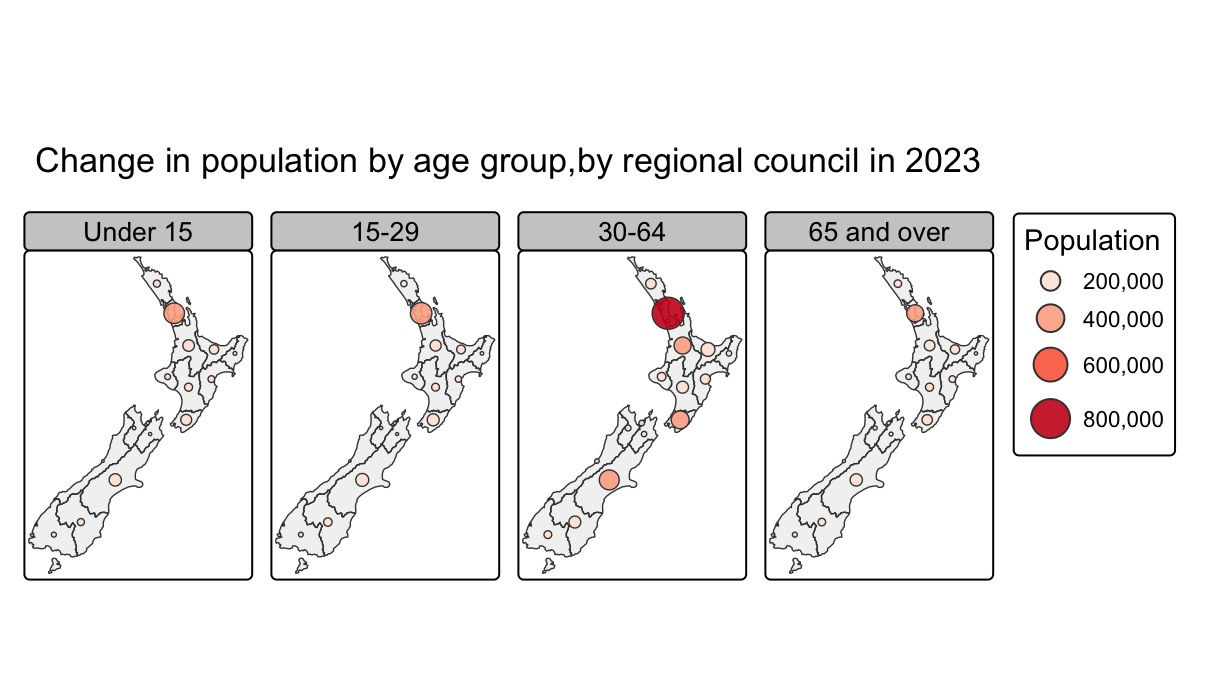

Write the R code that produced this figure.
# Here are the commands to build a bubble map

# Packages
library(tidyverse)
library(spData)
library(sf)
library(tmap)

# Load csv file
# Data retrieved from: (https://2023census-statsnz.hub.arcgis.com/datasets/StatsNZ::2023-census-population-change-by-age-group-and-rc/explore?layer=1&location=-4.363859%2C0.000000%2C1.81)
df_data <- read.csv("2023_Census_population_change_by_age_group.csv")

# Select important columns
df_2023 <- data.frame(
  Name = as.character(df_data$Regional.council..RC..2023.name.no.macrons),
  Pop_15 = as.numeric(df_data$Subject.pop..Census.usually.resident.population..Year..2023..Measure..Count..Var1..Age..life.cycle.groups...Under.15.years.),
  Pop_15_29 = as.numeric(df_data$Subject.pop..Census.usually.resident.population..Year..2023..Measure..Count..Var1..Age..life.cycle.groups...15.29.years.),
  Pop_30_64 = as.numeric(df_data$Subject.pop..Census.usually.resident.population..Year..2023..Measure..Count..Var1..Age..life.cycle.groups...30.64.years.),
  Pop_65 = as.numeric(df_data$Subject.pop..Census.usually.resident.population..Year..2023..Measure..Count..Var1..Age..life.cycle.groups...65.years.and.over.)
)

df_2023$Name <- gsub(" Region","",df_2023$Name)
df_2023$Name <- gsub("Manawatu-Whanganui","Manawatu-Wanganui",df_2023$Name)

# Add columns with population by age groups to the nz data and parse it
nz_age_group <- nz %>%
  left_join(df_2023, by = "Name") %>%
  pivot_longer(cols = 7:10,
               names_to = "Population_group",
               values_to = "Population_group_number")

# Plot
tm_shape(nz_age_group) +
  tm_borders(fill = "gray",
             fill_alpha = 0.2) +
  tm_title("Change in population by age group,by regional council in 2023",
           position = tm_pos_out("center", "top")) +
  tm_facets_hstack(by = "Population_group") +
  tm_layout(panel.labels = c("Under 15", "15-29",
                             "30-64", "65 and over")) +
  tm_bubbles(size = "Population_group_number",
             fill = "Population_group_number",
             fill_alpha = 0.9,
             fill.scale = tm_scale_intervals(n = 4, values = "brewer.reds"),
             fill.legend = tm_legend_combine("size"),
             size.legend = tm_legend(title = "Population",
                                     position = tm_pos_out("right","center")))
